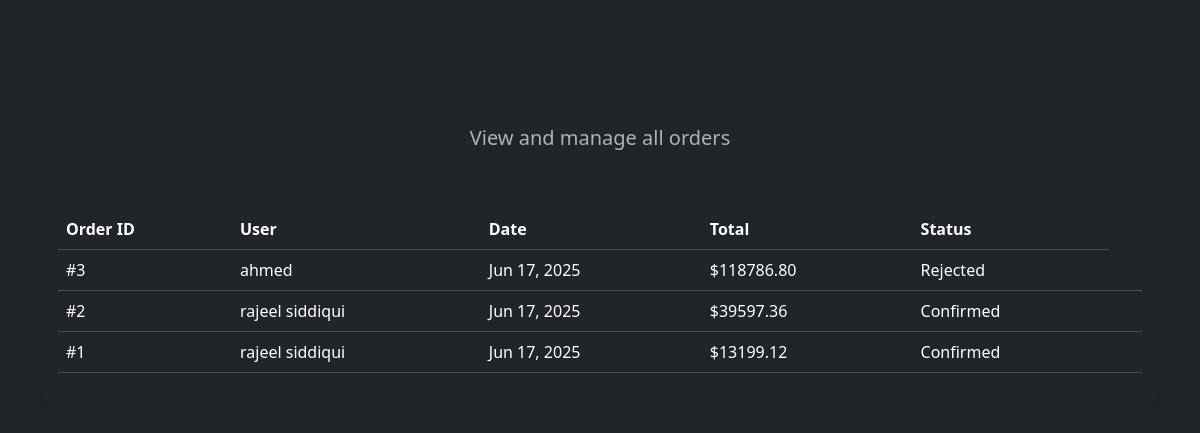
/admin-side/orders/, run on the app's committed database.
### user/models.py (models this page shows, shortened)
class Order(models.Model):
    STATUS_CHOICES = [
        ('Pending', 'Pending'),
        ('Confirmed', 'Confirmed'),
        ('Rejected', 'Rejected'),
    ]
    user = models.ForeignKey(SimpleUser, on_delete=models.CASCADE, null=True, blank=True)
    first_name = models.CharField(max_length=50)
    last_name = models.CharField(max_length=50)
    email = models.EmailField()
    address_line1 = models.CharField(max_length=100)
    address_line2 = models.CharField(max_length=100, blank=True)
    city = models.CharField(max_length=50)
    state = models.CharField(max_length=50)
    postal_code = models.CharField(max_length=20)
    country = models.CharField(max_length=50)
    created_at = models.DateTimeField(auto_now_add=True)
    updated_at = models.DateTimeField(auto_now=True)
    total = models.FloatField()
    status = models.CharField(max_length=20,choices=STATUS_CHOICES, default='Pending')

class SimpleUser(models.Model):
    name = models.CharField(max_length=100)
    email = models.EmailField(max_length=100, unique=True)
    password = models.CharField(max_length=100)
    image = models.ImageField(upload_to='user_images/', blank=True, null=True)
    created_at = models.DateTimeField(auto_now_add=True)
    updated_at = models.DateTimeField(auto_now=True)

### customadmin/views.py (the view)
# urls.py: path('orders/', views.admin_order_history, name='admin_order_history'),
def admin_order_history(request):
    status_filter = request.GET.get('status', '')
    if status_filter:
        orders = Order.objects.filter(status=status_filter).order_by('-created_at')
    else:
        orders = Order.objects.all().order_by('-created_at')
    context = {
        'orders': orders,
        'status_filter': status_filter,
        'status_choices': Order.STATUS_CHOICES,
    }
    return render(request, 'admin_order_history.html', context)

### customadmin/templates/admin_order_history.html (shortened to what this page needs)
{% extends "layout.html" %}
{% block content %}
<div class="container my-5">
    <div class="row text-center mb-4">
        <h1 class="display-4 fw-bold text-dark">Admin Order Management</h1>
        <p class="lead text-muted">View and manage all orders</p>
    </div>
    {% if orders %}
    <div class="row">
        <div class="col-12">
            <div class="card border-0 shadow-sm rounded-3">
                <div class="card-body">
                    <table class="table table-hover">
                        <thead>
                            <tr>
                                <th>Order ID</th>
                                <th>User</th>
                                <th>Date</th>
                                <th>Total</th>
                                <th>Status</th>
                            </tr>
                        </thead>
                        <tbody>
                            {% for order in orders %}
                            <tr>
                                <td>#{{ order.id }}</td>
                                <td>{{ order.user.name|default:"Guest" }}</td>
                                <td>{{ order.created_at|date:"M d, Y" }}</td>
                                <td>${{ order.total|floatformat:2 }}</td>
                                <td>{{ order.status }}</td>
                                <td>
                                </td>
                            </tr>
                            {% endfor %}
                        </tbody>
                    </table>
                </div>
            </div>
        </div>
    </div>
    {% else %}
    <div class="text-center my-5">
        <h5 class="text-muted">No orders found.</h5>
        <a href="{% url 'website:home_page' %}" class="btn btn-outline-primary mt-3">Go to Home</a>
    </div>
    {% endif %}
</div>
{% endblock %}

### customadmin/templates/admin_order_history.html (style rules this page uses)
.table th, .table td { vertical-align: middle; }
.card { transition: transform 0.3s ease, box-shadow 0.3s ease; }

### data on the page
Order: id "3", user.name "ahmed", created_at "Jun 17, 2025", total "118786.80", status "Rejected"
Order: id "2", user.name "rajeel siddiqui", created_at "Jun 17, 2025", total "39597.36", status "Confirmed"
Order: id "1", user.name "rajeel siddiqui", created_at "Jun 17, 2025", total "13199.12", status "Confirmed"
